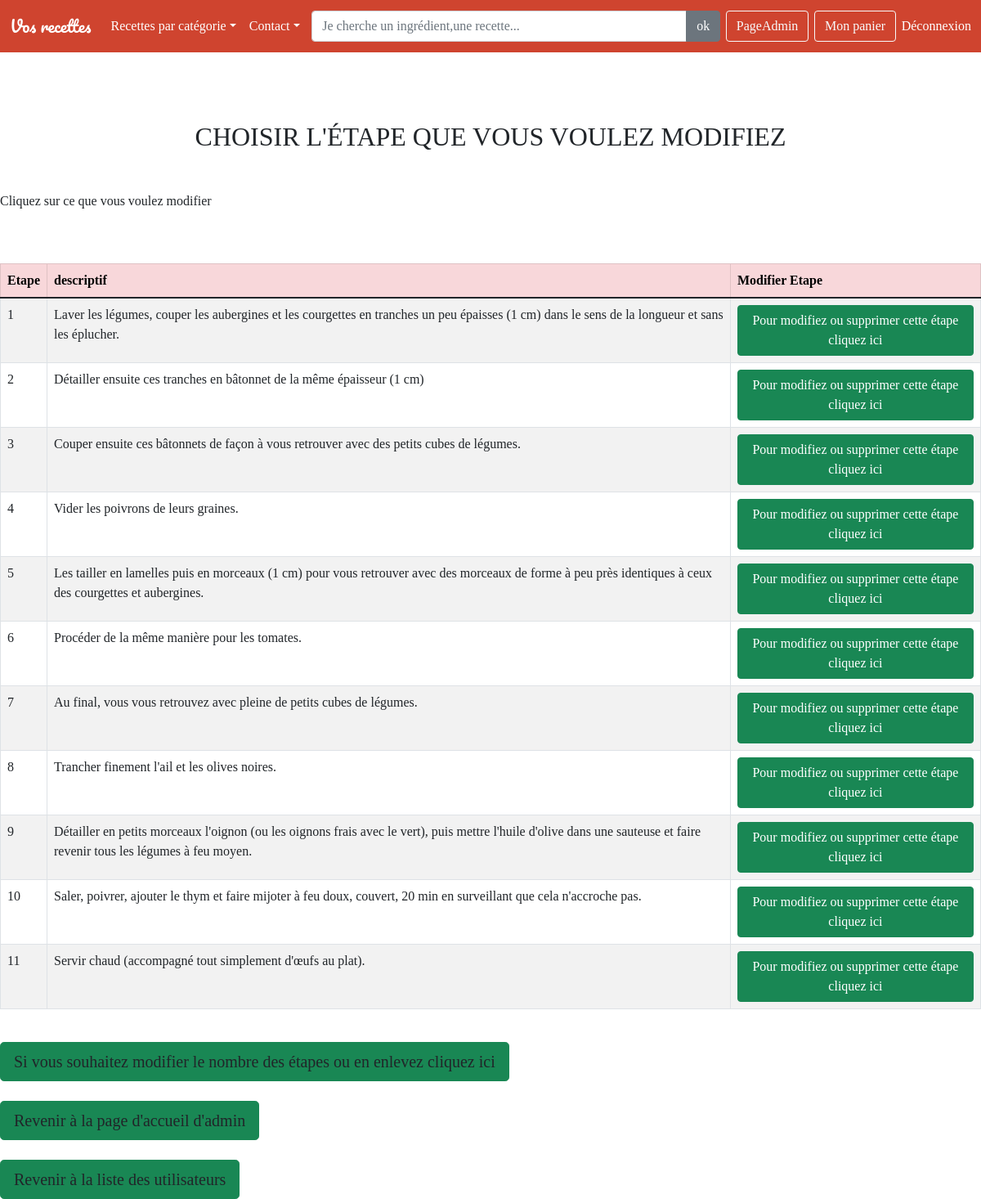
Page /controllerAdmin/recupererEtapeRecette/95 (signed in) on the committed database.
### tables this page shows
CREATE TABLE IF NOT EXISTS `etape` (
  `idEtape` int(11) NOT NULL AUTO_INCREMENT,
  `idRecette` int(11) DEFAULT NULL,
  `descriptif` longtext,
  PRIMARY KEY (`idEtape`),
  KEY `idRecette` (`idRecette`)
);

### models/modeleAdmin.php (called while the page is built, shortened)
<?php
function modelRecupererEtapeRecette($idRecette)
{
    $bddPDO=connexionBDD();
    $requete="SELECT idEtape,descriptif FROM etape WHERE idRecette = $idRecette ";
    $result=$bddPDO->query($requete);
    return $result;
}

### views/global/espaceAdmin/modificationRecette/afficherEtapeAModifier.php (the view, shortened to what this page needs)
<?php
include('views/communs/menu.php');
$conservationId=$idRecette;
?>
<?php
$nombrePourSavoirSiidEtapeDansPhPMyADminEstRempliOuPas=$resultatRecupererEtapeRecette->rowCount();
if($nombrePourSavoirSiidEtapeDansPhPMyADminEstRempliOuPas!=0 )
{
?>
<h2 class="text-uppercase text-center mb-5">Choisir l'étape que vous voulez modifiez</h2>
<p>Cliquez sur ce que vous voulez modifier</p>
<br>
<br>
<table class="table table-striped table-bordered "  >
    <thead class="table-danger">
        <tr>
            <th>Etape </th>
            <th>descriptif </th>
            <th>Modifier Etape</th>
        </tr>
    </thead>
<?php
$ligne = $resultatRecupererEtapeRecette->fetchAll(PDO::FETCH_NUM);
echo "<tr>";
$nombreEtape=1;
foreach($ligne as $valeur)
{
    echo " <td >$nombreEtape</td>";
    echo " <td >$valeur[1]</td>";
    echo "<td><button  type='button' class='btn btn-success' ><a class='text-white' href='controllerAdmin/pageModifierEtape/$conservationId/$valeur[0]'>Pour modifiez ou supprimer cette étape cliquez ici</a></button></td>";
    $nombreEtape=$nombreEtape+1;
?>
<?php
	echo "<tr>";
}
echo "</table></center>";
echo "<br>";
echo "<a href='controllerAdmin/pageModificationEtape1/$conservationId'><button type='button' class='btn-block btn-lg gradient-custom-4 text-body btn btn-success'>Si vous souhaitez modifier le nombre des étapes ou en enlevez cliquez ici</button></a>";
echo "<br>";
}
?>
<br>
<div> <a href='controllerEspaceMembre/pageAdmin' class=" justify-content-center btn btn-success btn-block btn-lg gradient-custom-4 text-body">Revenir à la page d'accueil d'admin</a>
</div>
<br>
<div> <a href='controllerAdmin/afficherTousLesUtilisateurs' class=" justify-content-center btn btn-success btn-block btn-lg gradient-custom-4 text-body">Revenir à la liste des utilisateurs</a>
</div>

### assets/css/main.css (style rules this page uses)
* { margin:0; padding:0; }
body { font-family:Georgia, 'Times New Roman', Times, serif; margin-bottom: -15px; }
a:link { text-decoration:none; }

### rows in the picture
etape: descriptif "Laver les légumes, couper les aubergines et les courgettes en tranches un peu épaisses (1 cm) dans le sens de la longueur et sans les éplucher."
etape: descriptif "Détailler ensuite ces tranches en bâtonnet de la même épaisseur (1 cm)"
etape: descriptif "Couper ensuite ces bâtonnets de façon à vous retrouver avec des petits cubes de légumes."
etape: descriptif "Vider les poivrons de leurs graines."
etape: descriptif "Les tailler en lamelles puis en morceaux (1 cm) pour vous retrouver avec des morceaux de forme à peu près identiques à ceux des courgettes et aubergines."
etape: descriptif "Procéder de la même manière pour les tomates."
etape: descriptif "Au final, vous vous retrouvez avec pleine de petits cubes de légumes."
etape: descriptif "Trancher finement l'ail et les olives noires."
etape: descriptif "Détailler en petits morceaux l'oignon (ou les oignons frais avec le vert), puis mettre l'huile d'olive dans une sauteuse et faire revenir tous les légumes à feu moyen."
etape: descriptif "Saler, poivrer, ajouter le thym et faire mijoter à feu doux, couvert, 20 min en surveillant que cela n'accroche pas."
etape: descriptif "Servir chaud (accompagné tout simplement d'œufs au plat)."
